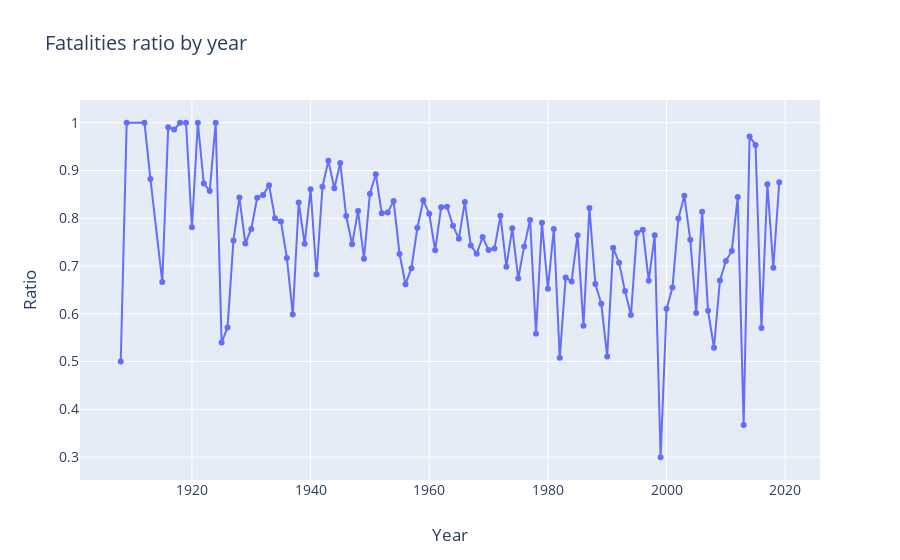

Notebook cell for this chart:
### Code cell
data = [
    go.Scatter(x=aboard_fatalities["Proportion"].index, y = aboard_fatalities["Proportion"].values, mode = 'lines+markers')
]

layout = go.Layout(title="Fatalities ratio by year",xaxis=dict(title="Year",),yaxis=dict(title="Ratio"),font=dict(size=14))
fig = go.Figure(data, layout)
py.iplot(fig)
